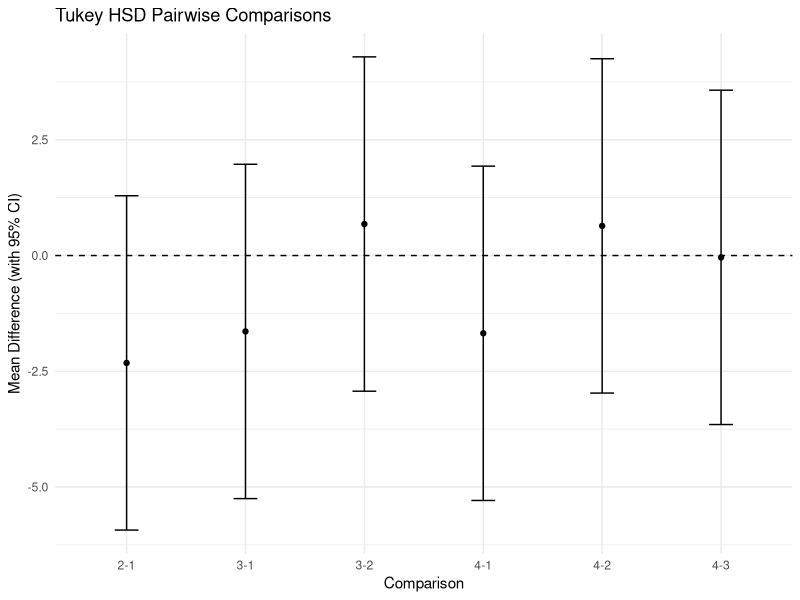

Reproduce this figure in R. (Note: this script raises an error after producing the figure.)
library(ggplot2)
library(dplyr)
library(tidyr)



################# generate population ######################


# set population characteristics
population_size <- 10000000
# set number of treatment groups
n_treatment_groups <- 4
# treatment - H: there is no difference
treatment_res <- 50
treatment_res_sd <- 5


# generate population data
treatment_res <- round(rnorm(population_size, treatment_res, treatment_res_sd), 0)
population_df <- data.frame(treatment_res)


summary(population_df)  



################# Simulate experiments ######################

sample_size <- 100
n_groups <- 4


# take sample from population, divide into treatment groups
sample_df <- population_df %>%
  sample_n(sample_size) %>%
  mutate(group = as.factor(rep(1:n_groups, each = (sample_size/n_groups)))) 

group_by(sample_df, group) %>%
  summarise(
    count = n(),
    mean = mean(treatment_res, na.rm = TRUE),
    sd = sd(treatment_res, na.rm = TRUE)
  )

# Perform one-way ANOVA
anova_result <- aov(treatment_res ~ group, data = sample_df)
anova_summary <- summary(anova_result)

# Tukey multiple pairwise-comparisons
pairwise_res <- TukeyHSD(anova_result)
tukey_df <- as.data.frame(pairwise_res[[1]])
tukey_df$comparison <- rownames(tukey_df)

# plot pairwise comparisins
ggplot(tukey_df, aes(x = comparison, y = diff)) +
  geom_point() +
  geom_errorbar(aes(ymin = lwr, ymax = upr), width = 0.2) +
  geom_hline(yintercept = 0, linetype = "dashed") +
  labs(
    title = "Tukey HSD Pairwise Comparisons",
    y = "Mean Difference (with 95% CI)",
    x = "Comparison"
  ) +
  theme_minimal()







# Function than runs an experiment (one-way ANOVA). Takes a random sample from the population each time it's called.
random_sample_experiment <- function(n_i, sample_size, n_groups) {

  # each iteration represents an experiment that takes a random sample 
  # (of the set sample size) from the population
  for (i in 1:n_i) {
    
    # take sample from population, divide into treatment groups
    sample_df <- population_df %>%
      sample_n(sample_size) %>%
      mutate(group = as.factor(rep(1:n_groups, each = (sample_size/n_groups)))) 
  
    # Perform one-way ANOVA
    anova_result <- aov(treatment_res ~ group, data = sample_df)
    anova_summary <- summary(anova_result)
    # Extract F-value and p-value
    anova_f_value <- anova_summary[[1]]["group", "F value"]
    anova_p_value <- anova_summary[[1]]["group", "Pr(>F)"]
  
    # is result statistically significant?
    sig <- ifelse(anova_p_value <= 0.05, 1, 0)
  
    # add results to df
    res_df <- data.frame(experiment = i,
                         p.value = anova_p_value, 
                         F_value = anova_f_value, 
                         sig = as.factor(sig),
                         sample_size = sample_size,
                         n_groups = n_groups)
  
    # update global results_df
    results_df <<- rbind(results_df, res_df)
  }

}




############## run the dance #####################

# run experiment. Takes number of experiments (n_i), sample size (sample_size) and number of treatment groups
random_sample_experiment(100, 60, 6)


# Show P value dance
p_plot <- ggplot(data=results_df, aes(y=p.value, x=experiment, color=sig)) +
  geom_hline(yintercept=0.05, linetype="dotted", color="black", linewidth = 1) +
  geom_point() +
  labs(
    title = "Dance of the p-values of a one-way ANOVA",
    subtitle = paste("Sample size: ", results_df$sample_size, "; number of groups: ", results_df$n_groups),
    color = "significant at 0.05?",
  ) +
  xlab("experiment number") +
  scale_color_discrete(labels=c('No', 'Yes'))
p_plot


# visualize density of p values from all samples
ggplot(data=results_df, aes(x=p.value)) + geom_density(adjust=1.5, alpha=.4) 



# visualize the dance of the CIs
ci_plot <- ggplot(data=results_df, aes(y=mean_diff, x=experiment, color=trueCI)) + 
  geom_hline(yintercept=results_df$true_mean, linetype="dotted", color="black", linewidth = 1) +
  geom_errorbar(aes(ymin=conf.low, ymax=conf.high), width=.5) +
  geom_point() 
print(ci_plot)

# visualize density of means received from all samples
ggplot(data=results_df, aes(x=mean_diff)) + geom_density(adjust=1.5, alpha=.4) 
